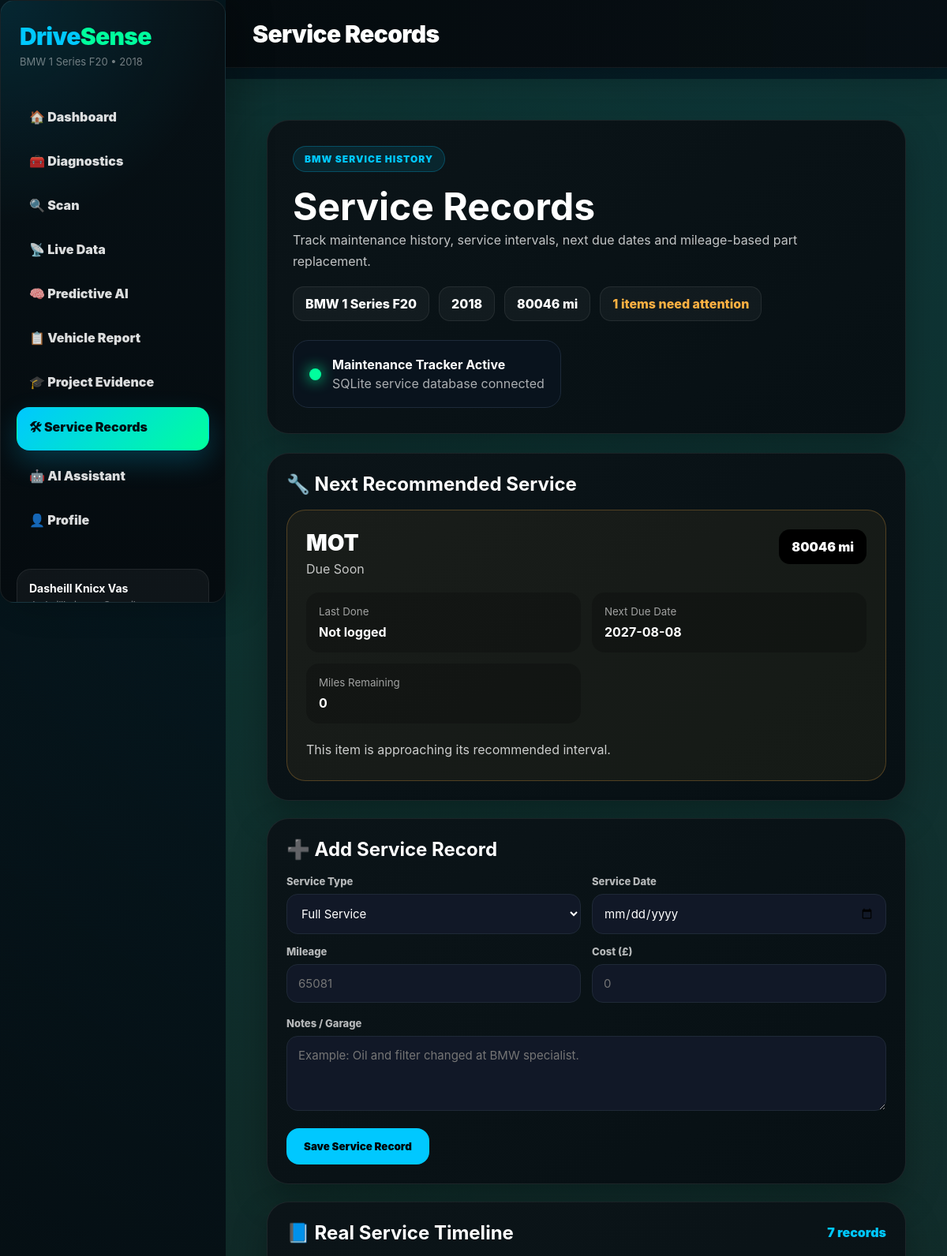
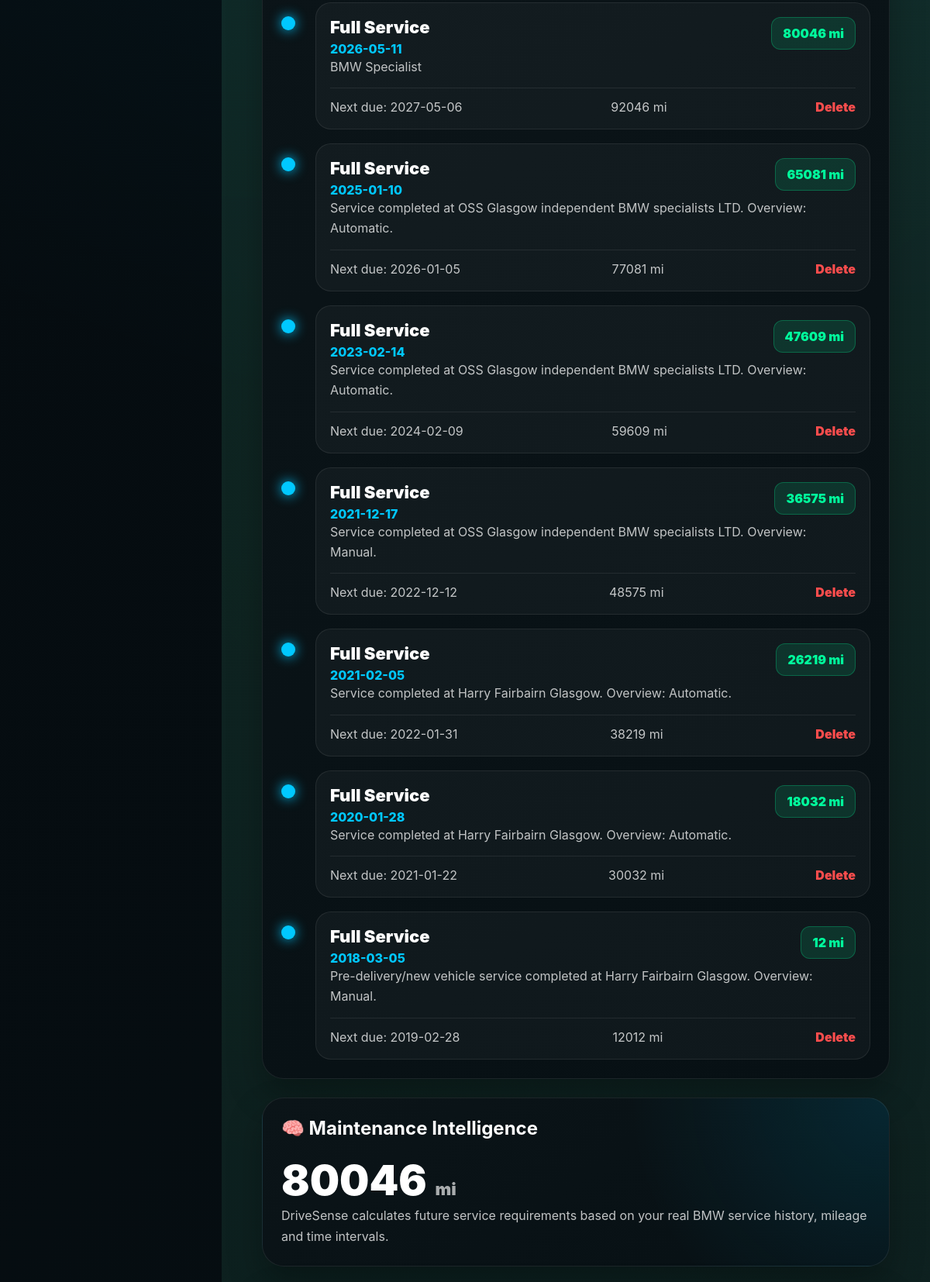
The page /service (signed in, upper part) on the database its author committed (2 pictures, top to bottom).
### tables this page shows
CREATE TABLE users (
            id INTEGER PRIMARY KEY AUTOINCREMENT,
            name TEXT NOT NULL,
            email TEXT UNIQUE NOT NULL,
            password_hash TEXT NOT NULL,
            vehicle_name TEXT DEFAULT 'BMW 1 Series F20',
            vehicle_year TEXT DEFAULT '2018',
            vehicle_model TEXT DEFAULT '118i M Sport',
            vehicle_engine TEXT DEFAULT '1.5L Petrol',
            fuel_type TEXT DEFAULT 'Petrol',
            vehicle_mileage INTEGER DEFAULT 65081,
            vin_number TEXT DEFAULT '',
            registration_plate TEXT DEFAULT '',
            mot_expiry TEXT DEFAULT '',
            insurance_expiry TEXT DEFAULT '',
            notifications TEXT DEFAULT 'Enabled',
            obd_port TEXT DEFAULT 'COM5',
            created_at TEXT NOT NULL
        , vehicle_make TEXT DEFAULT 'BMW', vehicle_colour TEXT DEFAULT 'White', top_speed TEXT DEFAULT '130 mph', zero_to_sixty TEXT DEFAULT '8.7 seconds', gearbox TEXT DEFAULT '8 speed automatic', power TEXT DEFAULT '134 BHP', max_torque TEXT DEFAULT '220 Nm at 1,250 rpm', engine_capacity TEXT DEFAULT '1,499 cc', cylinders TEXT DEFAULT '3', fuel_consumption_city TEXT DEFAULT '44.1 mpg', fuel_consumption_extra_urban TEXT DEFAULT '61.4 mpg', fuel_consumption_combined TEXT DEFAULT '54.3 mpg', co2_emission TEXT DEFAULT '122 g/km', co2_label TEXT DEFAULT 'D', tax_status TEXT DEFAULT 'Taxed', tax_due TEXT DEFAULT '2027-05-01', mot_status TEXT DEFAULT 'MOT', mot_pass_rate TEXT DEFAULT '100%', mot_passed_count INTEGER DEFAULT 8, mot_failed_count INTEGER DEFAULT 0, mot_advisory_count INTEGER DEFAULT 0, mot_failed_items_count INTEGER DEFAULT 0, ncap_rating TEXT DEFAULT '5 stars', ncap_adult TEXT DEFAULT '91%', ncap_children TEXT DEFAULT '83%', ncap_pedestrian TEXT DEFAULT '63%', ncap_safety_systems TEXT DEFAULT '86%', ncap_overall TEXT DEFAULT '83%', width TEXT DEFAULT '1765 mm', height TEXT DEFAULT '1421 mm', length TEXT DEFAULT '4329 mm', wheel_base TEXT DEFAULT '2690 mm', kerb_weight TEXT DEFAULT '1320 kg', max_allowed_weight TEXT DEFAULT '1885 kg', fuel_tank_capacity TEXT DEFAULT '52 l', fuel_delivery TEXT DEFAULT 'Direct Injection', number_of_doors TEXT DEFAULT '5', number_of_seats TEXT DEFAULT '5', number_of_axles TEXT DEFAULT '2', engine_number TEXT DEFAULT '40255303');

CREATE TABLE service_records (
            id INTEGER PRIMARY KEY AUTOINCREMENT,
            user_id INTEGER,
            service_type TEXT NOT NULL,
            service_date TEXT NOT NULL,
            mileage INTEGER NOT NULL,
            notes TEXT,
            cost REAL,
            next_due_date TEXT,
            next_due_mileage INTEGER,
            created_at TEXT NOT NULL
        );

### app/routes.py (the view)
@main.route("/service")
@login_required
def service_page():
    context = _vehicle_context()
    return render_template(
        "service.html",
        active_page="service",
        service_records=get_service_records(_user_id()),
        current_mileage=context["vehicle_mileage"],
        **context
    )

### templates/service.html (shortened to what this page needs)
{% extends "base.html" %}
{% block content %}
<div class="servicePage">
    <section class="serviceHero">
        <div>
            <div class="heroBadge">BMW SERVICE HISTORY</div>
            <h1>Service Records</h1>
            <p>
                Track maintenance history, service intervals, next due dates and mileage-based part replacement.
            </p>
            <div class="heroMeta">
                <span>{{ vehicle_name }}</span>
                <span>{{ vehicle_year }}</span>
                <span>{{ current_mileage }} mi</span>
                {% if due_items and due_items|length > 0 %}
                    <span class="warningMeta">
                        {{ due_items|length }} items need attention
                    </span>
                {% else %}
                    <span class="goodMeta">
                        All services healthy
                    </span>
                {% endif %}
            </div>
        </div>
        <div class="heroStatus">
            <div class="statusDot"></div>
            <div>
                <strong>Maintenance Tracker Active</strong>
                <span>SQLite service database connected</span>
            </div>
        </div>
    </section>
    <div class="serviceGrid">
        <div class="leftCol">
            {% if next_service_item %}
            <section class="panel nextServicePanel">
                <div class="panelHeader">
                    <h2>🔧 Next Recommended Service</h2>
                </div>
                <div class="nextServiceCard {{ next_service_item.css_class }}">
                    <div class="nextTop">
                        <div>
                            <div class="nextType">
                                {{ next_service_item.service_type }}
                            </div>
                            <div class="nextStatus">
                                {{ next_service_item.status }}
                            </div>
                        </div>
                        <div class="nextMileage">
                            {{ next_service_item.next_due_mileage }} mi
                        </div>
                    </div>
                    <div class="nextInfoGrid">
                        <div>
                            <small>Last Done</small>
                            <strong>{{ next_service_item.last_done }}</strong>
                        </div>
                        <div>
                            <small>Next Due Date</small>
                            <strong>{{ next_service_item.next_due_date }}</strong>
                        </div>
                        <div>
                            <small>Miles Remaining</small>
                            <strong>{{ next_service_item.miles_left }}</strong>
                        </div>
                    </div>
                    <div class="nextMessage">
                        {% if next_service_item.status == "Overdue" %}
                            This item is overdue and should be serviced immediately.
                        {% elif next_service_item.status == "Due Soon" %}
                            This item is approaching its recommended interval.
                        {% else %}
                            This item is currently within healthy service limits.
                        {% endif %}
                    </div>
                </div>
            </section>
            {% endif %}
            <section class="panel">
                <div class="panelHeader">
                    <h2>➕ Add Service Record</h2>
                </div>
                <form class="serviceForm"
                      method="POST"
                      action="/api/add_service_record">
                    <div class="formGrid">
                        <div>
                            <label>Service Type</label>
                            <select name="service_type">
                                <option>Full Service</option>
                            </select>
                        </div>
                        <div>
                            <label>Service Date</label>
                            <input
                                type="date"
                                name="service_date"
                                required
                            >
                        </div>
                        <div>
                            <label>Mileage</label>
                            <input
                                type="number"
                                name="mileage"
                                placeholder="65081"
                                required
                            >
                        </div>
                        <div>
                            <label>Cost (£)</label>
                            <input
                                type="number"
                                name="cost"
                                placeholder="0"
                            >
                        </div>
                    </div>
                    <div>
                        <label>Notes / Garage</label>
                        <textarea
                            name="notes"
                            placeholder="Example: Oil and filter changed at BMW specialist."
                        ></textarea>
                    </div>
                    <button class="primaryBtn" type="submit">
                        Save Service Record
                    </button>
                </form>
            </section>
            <section class="panel">
                <div class="panelHeader">
                    <h2>📘 Real Service Timeline</h2>
                    <span>{{ service_records|length }} records</span>
                </div>
                {% if service_records and service_records|length > 0 %}
                    <div class="timeline">
                        {% for record in service_records %}
                            <div class="timelineItem">
                                <div class="timelineDot"></div>
                                <div class="timelineCard">
                                    <div class="timelineTop">
                                        <div>
                                            <div class="recordType">
                                                {{ record.service_type }}
                                            </div>
                                            <div class="recordDate">
                                                {{ record.service_date }}
                                            </div>
                                        </div>
                                        <div class="mileageBadge">
                                            {{ record.mileage }} mi
                                        </div>
                                    </div>
                                    <p>
                                        {{ record.notes if record.notes else "Service record logged in DriveSense." }}
                                    </p>
                                    <div class="recordBottom">
                                        <span>
                                            Next due:
                                            {{ record.next_due_date }}
                                        </span>
                                        <span>
                                            {{ record.next_due_mileage }} mi
                                        </span>
                                        <a href="/api/delete_service_record/{{ record.id }}">
                                            Delete
                                        </a>
                                    </div>
                                </div>
                            </div>
                        {% endfor %}
                    </div>
                {% else %}
                    <div class="emptyBox">
                        No service records yet.
                    </div>
                {% endif %}
            </section>
        </div>
        <div class="rightCol">
            <section class="panel statusPanel">
                <h2>🧠 Maintenance Intelligence</h2>
                <div class="bigMileage">
                    {{ current_mileage }}
                    <span>mi</span>
                </div>
                <p>
                    DriveSense calculates future service requirements based on your real BMW service history,
                    mileage and time intervals.
                </p>
            </section>
        </div>
    </div>
</div>
{% endblock %}

### templates/base.html (shortened to what this page needs)
<!doctype html>
<html lang="en" data-theme="dark">
<head>
  <link rel="stylesheet" href="{{ url_for('static', filename='css/style.css') }}">
</head>
<body>
<div class="app-wrapper">
    <aside class="sidebar" id="sidebar">
        <div>
            <div class="logo">
                <h2>Drive<span>Sense</span></h2>
                <span class="vehicle-label">
                    {{ vehicle_name }} • {{ vehicle_year }}
                </span>
            </div>
            <nav class="nav-links">
                <a href="/" class="{% if active_page == 'dashboard' %}active{% endif %}">
                    <span>🏠 Dashboard</span>
                </a>
                <a href="/diagnostics" class="{% if active_page == 'diagnostics' %}active{% endif %}">
                    <span>🧰 Diagnostics</span>
                </a>
                <a href="/scan" class="{% if active_page == 'scan' %}active{% endif %}">
                    <span>🔍 Scan</span>
                </a>
                <a href="/live" class="{% if active_page == 'live' %}active{% endif %}">
                    <span>📡 Live Data</span>
                </a>
                <a href="/predictive" class="{% if active_page == 'predictive' %}active{% endif %}">
                    <span>🧠 Predictive AI</span>
                </a>
                <a href="/vehicle-report" class="{% if active_page == 'vehicle_report' %}active{% endif %}">
                    <span>📋 Vehicle Report</span>
                </a>
                <a href="/project-evidence" class="{% if active_page == 'project_evidence' %}active{% endif %}">
                    <span>🎓 Project Evidence</span>
                </a>
                <a href="/service" class="{% if active_page == 'service' %}active{% endif %}">
                    <span>🛠 Service Records</span>
                </a>
                <a href="/ai" class="{% if active_page == 'ai' %}active{% endif %}">
                    <span>🤖 AI Assistant</span>
                </a>
                <a href="/profile" class="{% if active_page == 'profile' %}active{% endif %}">
                    <span>👤 Profile</span>
                </a>
            </nav>
        </div>
        <div class="sidebar-bottom">
            {% if user_name %}
                <div class="user-box">
                    <strong>{{ user_name }}</strong>
                    <span>{{ user_email }}</span>
                </div>
            {% else %}
                <a href="/login" class="login-link">
                    Login
                </a>
            {% endif %}
        </div>
    </aside>
    <div class="main-area">
        <header class="topbar">
            <h1 class="page-title">
                {% if active_page == "dashboard" %}
                    Dashboard
                {% elif active_page == "diagnostics" %}
                    Diagnostics
                {% elif active_page == "scan" %}
                    Scan Vehicle
                {% elif active_page == "live" %}
                    Live Data
                {% elif active_page == "predictive" %}
                    Predictive AI
                {% elif active_page == "vehicle_report" %}
                    Vehicle Report
                {% elif active_page == "project_evidence" %}
                    Project Evidence
                {% elif active_page == "service" %}
                    Service Records
                {% elif active_page == "ai" %}
                    AI Assistant
                {% elif active_page == "profile" %}
                    Profile
                {% elif active_page == "auth" %}
                    DriveSense Account
                {% else %}
                    DriveSense AI
                {% endif %}
            </h1>
        </header>
        <main class="content">
            {% block content %}{% endblock %}
        </main>
    </div>
</div>
</body>
</html>

### rows shown on the page
users: vehicle_name "BMW 1 Series F20", vehicle_year "2018", name "Dasheill Knicx Vas", vehicle_mileage "80046", service_type "MOT"
service_records: service_type "Full Service", service_date "2026-05-11", mileage "80046", notes "BMW Specialist", next_due_date "2027-05-06", next_due_mileage "92046"
service_records: service_type "Full Service", service_date "2025-01-10", mileage "65081", notes "Service completed at OSS Glasgow independent BMW specialists LTD. Overview: Automatic.", next_due_date "2026-01-05", next_due_mileage "77081"
service_records: service_type "Full Service", service_date "2023-02-14", mileage "47609", notes "Service completed at OSS Glasgow independent BMW specialists LTD. Overview: Automatic.", next_due_date "2024-02-09", next_due_mileage "59609"
service_records: service_type "Full Service", service_date "2021-12-17", mileage "36575", notes "Service completed at OSS Glasgow independent BMW specialists LTD. Overview: Manual.", next_due_date "2022-12-12", next_due_mileage "48575"
service_records: service_type "Full Service", service_date "2021-02-05", mileage "26219", notes "Service completed at Harry Fairbairn Glasgow. Overview: Automatic.", next_due_date "2022-01-31", next_due_mileage "38219"
service_records: service_type "Full Service", service_date "2020-01-28", mileage "18032", notes "Service completed at Harry Fairbairn Glasgow. Overview: Automatic.", next_due_date "2021-01-22", next_due_mileage "30032"
service_records: service_type "Full Service", service_date "2018-03-05", mileage "12", notes "Pre-delivery/new vehicle service completed at Harry Fairbairn Glasgow. Overview: Manual.", next_due_date "2019-02-28", next_due_mileage "12012"

### other values the page prints
{{ due_items|length }} "1"
{{ next_service_item.status }} "Due Soon"
{{ next_service_item.next_due_mileage }} "80046"
{{ next_service_item.last_done }} "Not logged"
{{ next_service_item.next_due_date }} "2027-08-08"
{{ next_service_item.miles_left }} "0"
{{ service_records|length }} "7"
